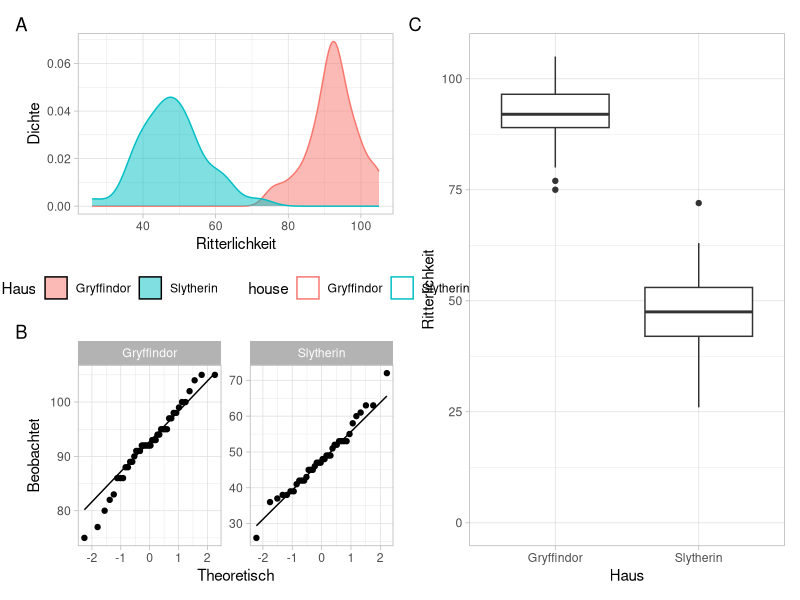

The R script that drew this image:
## ---- chunk 1
knitr::opts_chunk$set(fig.align = "center")
ggplot2::theme_set(ggplot2::theme_light())
## ---- chunk 2
library(tidyverse)
library(haven)
library(rstatix)
library(skimr)
## ---- chunk 3
library(patchwork)
## ---- chunk 4
chivalry_data <- read_spss("data/chivalry.sav")

chivalry_data <- chivalry_data %>% mutate(house = as_factor(house))

chivalry_data
## ---- chunk 5
chivalry_data %>% 
  group_by(house) %>% 
  skim()
## ---- chunk 6
chivalry_dens <- chivalry_data %>% 
  ggplot(aes(x = chivalry, fill = house, color = house)) +
  geom_density(alpha = 0.5) +
  labs(x = "Ritterlichkeit", y = "Dichte", fill = "Haus")

chivalry_qq <- chivalry_data %>% 
  ggplot(aes(sample = chivalry)) +
  stat_qq() +
  stat_qq_line() +
  facet_wrap(~ house, scales = "free") +
  labs(x = "Theoretisch", y = "Beobachtet")

chivalry_box <- chivalry_data %>% 
  ggplot(aes(x = house, y = chivalry)) +
  geom_boxplot() +
  expand_limits(y = 0) +
  labs(x = "Haus", y = "Ritterlichkeit")

((chivalry_dens / chivalry_qq) | chivalry_box) + plot_annotation(tag_levels = "A") & theme(legend.position = "bottom")
## ---- chunk 7
chivalry_data %>% 
  group_by(house) %>% 
  shapiro_test(chivalry)

chivalry_data %>% 
  levene_test(chivalry ~ house)
## ---- chunk 8
chivalry_data %>% 
  t_test(chivalry ~ house)
## ---- chunk 9
chivalry_data %>% 
  t_test(chivalry ~ house, var.equal = TRUE)
## ---- chunk 10
chivalry_data %>% 
  cohens_d(chivalry ~ house, hedges.correction = TRUE)
## ---- chunk 11
remove(list = ls())
